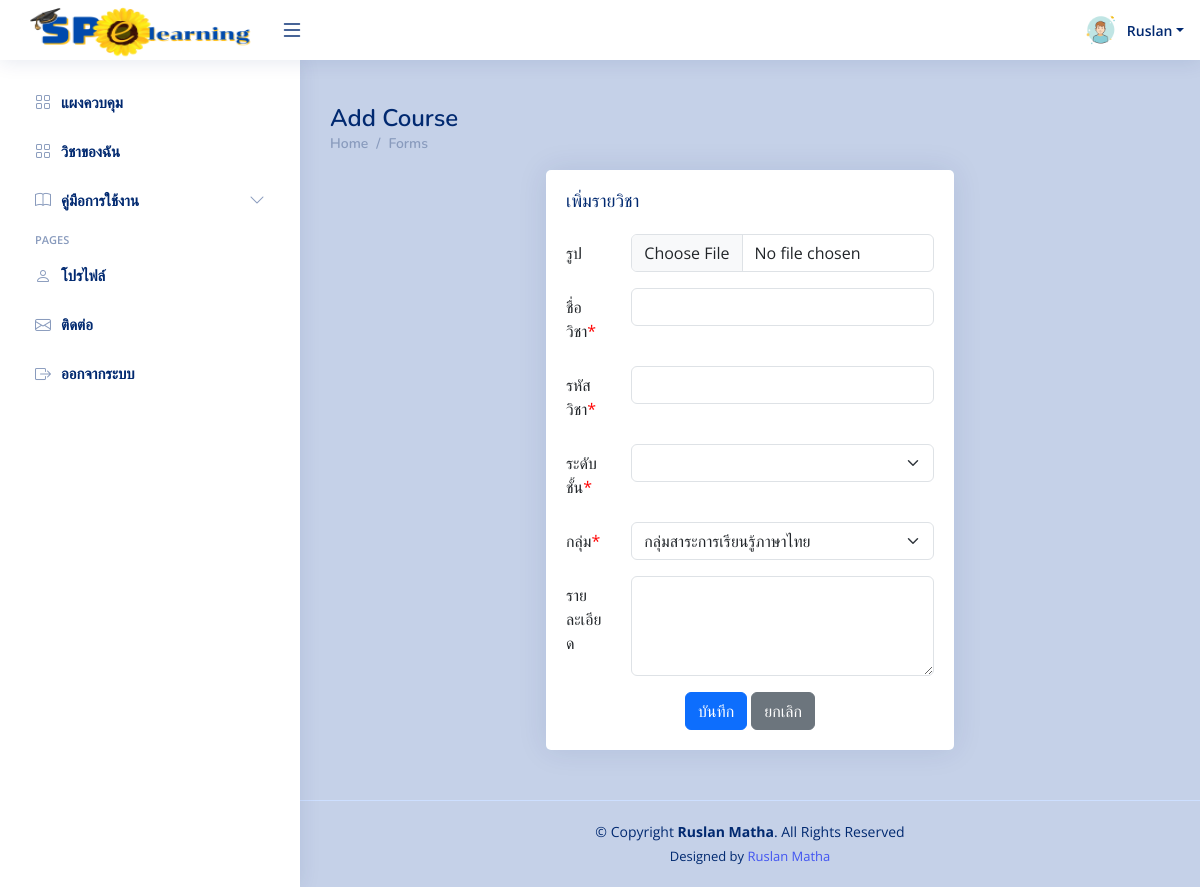
The page /teacher/add_course.php (signed in) on the database as committed earlier.
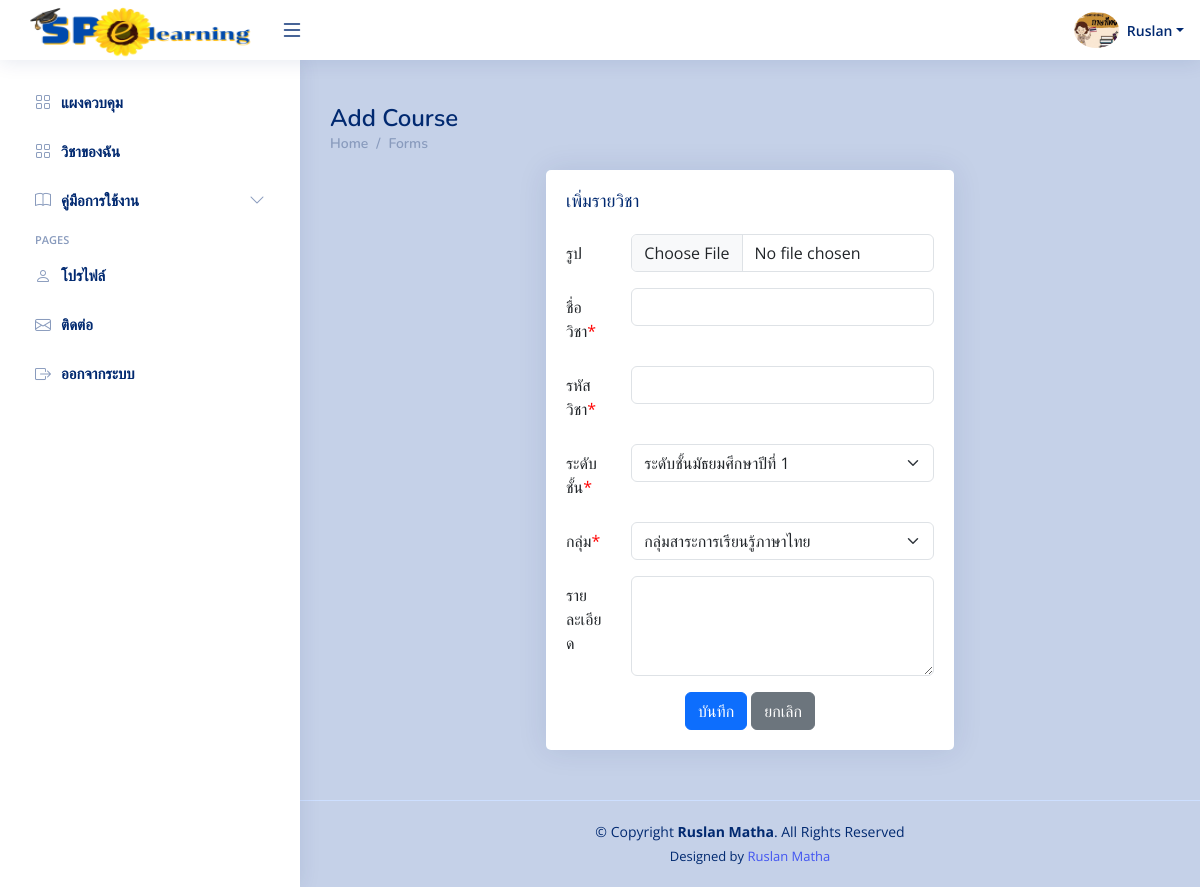
The same page on the database as committed later.
### tables this page shows
CREATE TABLE `teachers` (
  `t_id` int(11) NOT NULL,
  `username` varchar(255) NOT NULL,
  `password` varchar(255) NOT NULL,
  `first_name` varchar(255) NOT NULL,
  `last_name` varchar(255) NOT NULL,
  `email` varchar(255) NOT NULL,
  `group_id` int(11) DEFAULT NULL,
  `image` text DEFAULT NULL
);

### teacher/add_course.php (the view, shortened to what this page needs)
<?php
include('../connections/connection.php');
try {
    $user_id = $_SESSION['user_id'];
    $stmt = $db->prepare("SELECT * FROM teachers WHERE t_id = :user_id");
    $stmt->bindParam(':user_id', $user_id);
    $stmt->execute();
    $teacher = $stmt->fetch(PDO::FETCH_ASSOC);
} catch (PDOException $e) {
    echo "เกิดข้อผิดพลาด: " . $e->getMessage();
}
?>
<?php
  include('head.php');
?>
<body>
  <?php include('header.php'); ?>
  <?php include('sidebar.php'); ?>
  <main id="main" class="main">
<div class="pagetitle">
  <h1>Add Course</h1>
  <nav>
    <ol class="breadcrumb">
      <li class="breadcrumb-item"><a href="index.php">Home</a></li>
      <li class="breadcrumb-item">Forms</li>
    </ol>
  </nav>
</div>
<section class="section">
  <div class="row">
    <div class="col-lg-6 mx-auto">
      <div class="card">
        <div class="card-body">
          <h5 class="card-title">เพิ่มรายวิชา</h5>
          <form class=" mx-auto" action="add_course_db" method="post" enctype="multipart/form-data">
          <div class="row mb-3">
                  <label for="c_img" class="col-sm-2 col-form-label">รูป</label>
                  <div class="col-sm-10">
                    <input class="form-control" type="file" id="c_img" name="c_img">
                  </div>
                </div>
            <div class="row mb-3">
              <label for="course_name" class="col-sm-2 col-form-label">ชื่อ วิชา<span style="color: red;">*</span></label>
              <div class="col-sm-10">
                <input type="text" class="form-control" id="course_name" name="course_name" required>
              </div>
            </div>
            <div class="row mb-3">
              <label for="course_Code" class="col-sm-2 col-form-label">รหัส วิชา<span style="color: red;">*</span></label>
              <div class="col-sm-10">
                <input type="text" class="form-control" id="course_Code" name="course_Code" required>
              </div>
            </div>
            <div class="row mb-3">
                <label for="class_id" class="col-sm-2 col-form-label">ระดับชั้น<span style="color: red;">*</span></label>
                <div class="col-sm-10">
                    <select class="form-select" id="class_id" name="class_id">
                        <?php
                        $stmt = $db->query("SELECT * FROM classes");
                        $groups = $stmt->fetchAll(PDO::FETCH_ASSOC);
                        foreach ($groups as $group) {
                            echo "<option value='{$group['class_id']}'>{$group['classes']}</option>";
                        }
                        ?>
                    </select>
                </div>
            </div>
            <div class="row mb-3">
                <label for="group_id" class="col-sm-2 col-form-label">กลุ่ม<span style="color: red;">*</span></label>
                <div class="col-sm-10">
                    <select class="form-select" id="group_id" name="group_id">
                        <?php
                        $stmt = $db->query("SELECT * FROM learning_subject_group");
                        $groups = $stmt->fetchAll(PDO::FETCH_ASSOC);
                        foreach ($groups as $group) {
                            echo "<option value='{$group['group_id']}'>{$group['group_name']}</option>";
                        }
                        ?>
                    </select>
                </div>
            </div>
              <div class="row mb-3">
                  <label for="inputPassword" class="col-sm-2 col-form-label">รายละเอียด</label>
                  <div class="col-sm-10">
                    <textarea class="form-control" style="height: 100px" name="course_description"></textarea>
                  </div>
                </div>
            <div class="text-center">
              <button type="submit" class="btn btn-primary">บันทึก</button>
              <a href="../teacher/course" class="btn btn-secondary" onclick="cancelEdit()">ยกเลิก</a>
            </div>
          </form>
        </div>
      </div>
    </div>
  </div>
</section>
</main>
<?php include('footer.php');?>
</body>
</html>

### teacher/header.php (shortened to what this page needs)
<header id="header" class="header fixed-top d-flex align-items-center">
<div class="d-flex align-items-center justify-content-between">
  <a href="index.php" >
    <img src="../uploads/img/logo.png" alt="" style="width: 250px; height: 60px;">
  </a>
  <i class="bi bi-list toggle-sidebar-btn" style="font-size: 24px;"></i>
</div>
<nav class="header-nav ms-auto">
  <ul class="d-flex align-items-center">
    <li class="nav-item dropdown pe-3">
      <a class="nav-link nav-profile d-flex align-items-center pe-0" href="#" data-bs-toggle="dropdown">
         <?php if (!empty($teacher['image'])): ?>
    <?php
    $imagePath = '../admin/teacher_process/img/' . $teacher['image'];
    ?>
    <img src="<?php echo $imagePath; ?>" alt="Profile" class="rounded-circle">
<?php else: ?>
    <img src="../admin/teacher_process/img/Default.png" alt="Default Profile" class="rounded-circle">
<?php endif; ?>
        <span class="d-none d-md-block dropdown-toggle ps-2"><?php echo $teacher['first_name'];?></span>
      </a>
    </li>
  </ul>
</nav>
</header>

Rows that differ between the two databases and show on the page:
changed teachers "Ruslan": image: picture added
Other text that changed with them:
form field class_id: (not shown) → "ระดับชั้นมัธยมศึกษาปีที่ 1"
